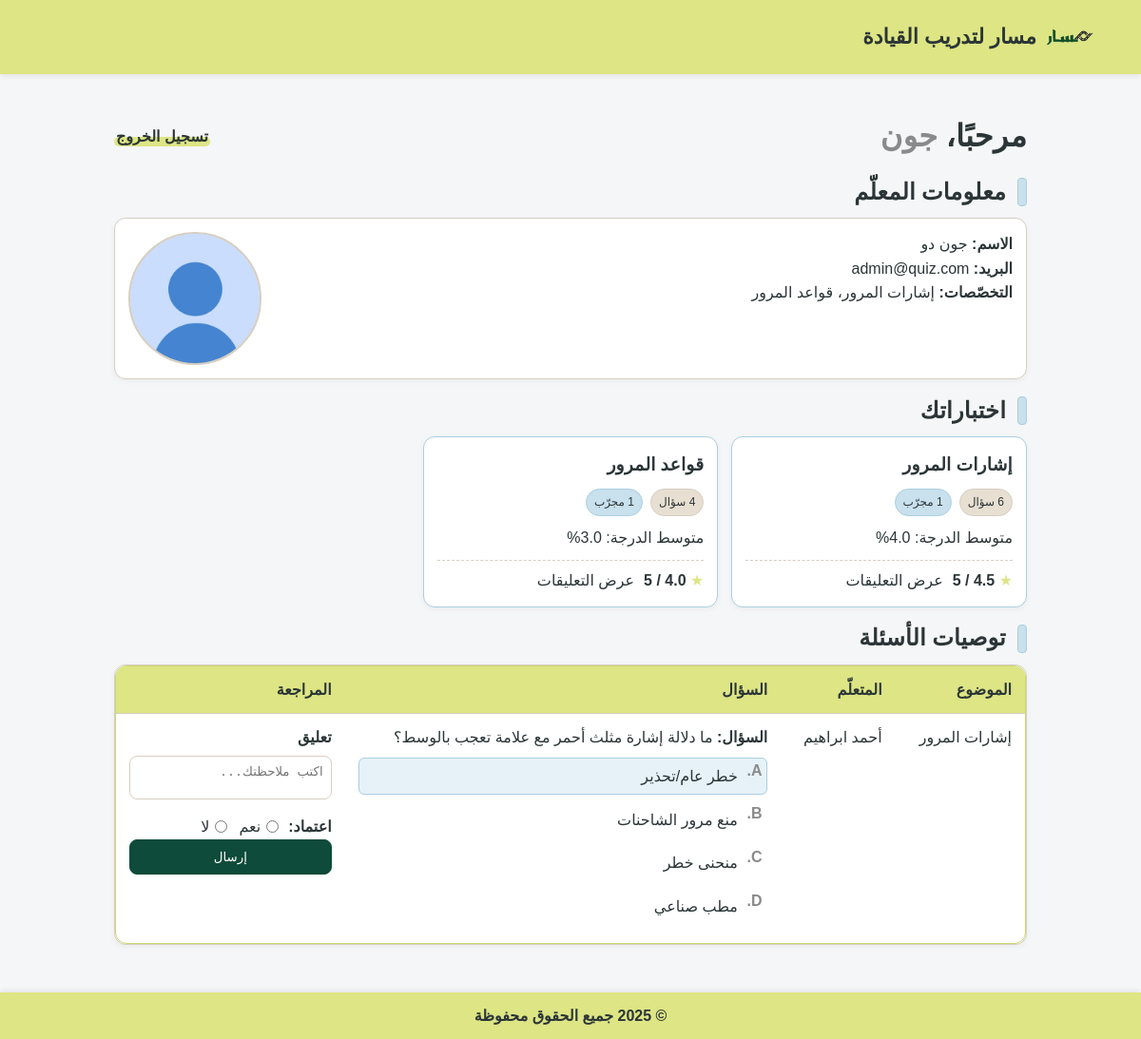
The app's page /Masar_G2/Educator.php (signed in) with its own data.
### tables this page shows
CREATE TABLE `user` (
  `id` int NOT NULL,
  `firstName` varchar(100) NOT NULL,
  `lastName` varchar(100) NOT NULL,
  `emailAddress` varchar(150) NOT NULL,
  `password` varchar(255) NOT NULL,
  `photoFileName` varchar(255) DEFAULT 'images/default-profile.png',
  `userType` enum('learner','educator') NOT NULL
);

CREATE TABLE `quiz` (
  `id` int NOT NULL,
  `educatorID` int NOT NULL,
  `topicID` int NOT NULL
);

CREATE TABLE `topic` (
  `id` int NOT NULL,
  `topicName` varchar(150) NOT NULL
);

CREATE TABLE `recommendedquestion` (
  `id` int NOT NULL,
  `quizID` int DEFAULT NULL,
  `learnerID` int DEFAULT NULL,
  `question` text NOT NULL,
  `questionFigureFileName` varchar(255) DEFAULT NULL,
  `answerA` text NOT NULL,
  `answerB` text NOT NULL,
  `answerC` text NOT NULL,
  `answerD` text NOT NULL,
  `correctAnswer` enum('A','B','C','D') NOT NULL,
  `status` enum('pending','approved','disapproved') NOT NULL DEFAULT 'pending',
  `comments` text
);

### Masar_G2/Educator.php (the view, shortened to what this page needs)
<?php
    include 'connection.php';
    $educatorID = $_SESSION['id'];
    $firstName = '';
    $lastName = '';
    $photoFile = '';
    $email = '';
    $getUserInfo = "SELECT firstName, lastName, emailAddress, photoFileName FROM user WHERE id= $educatorID";
    if ($result = mysqli_query($connection, $getUserInfo)) {
        while ($row = mysqli_fetch_assoc($result)) {
            $firstName = $row['firstName'];
            $lastName = $row['lastName'];
            $photoFile = $row['photoFileName'];
            $email = $row['emailAddress'];
        }
    }
    $fullName = $firstName . " " . $lastName;
$topicsSql = "SELECT DISTINCT t.topicName FROM quiz q JOIN topic t ON t.id = q.topicID WHERE q.educatorID = $educatorID";
$topicsResult = mysqli_query($connection, $topicsSql);
$specializations = "";
$first = true;
while ($row = mysqli_fetch_assoc($topicsResult)) {
    if (!$first) {
        $specializations .= "، ";
    }
    $specializations .= $row['topicName'];
    $first = false;
}
$quizSql = "SELECT q.id AS quizID, t.topicName,
           (SELECT COUNT(*) FROM quizquestion qq WHERE qq.quizID = q.id) AS questionCount,
           (SELECT COUNT(*) FROM takenquiz tq WHERE tq.quizID = q.id) AS takenCount,
           (SELECT ROUND(AVG(tq.score),1) FROM takenquiz tq WHERE tq.quizID = q.id) AS avgScore,
           (SELECT COUNT(*) FROM quizfeedback qf WHERE qf.quizID = q.id) AS feedbackCount,
           (SELECT ROUND(AVG(qf.rating),1) FROM quizfeedback qf WHERE qf.quizID = q.id) AS avgRating,
           (SELECT COUNT(*) FROM quizfeedback qf WHERE qf.quizID = q.id AND qf.comments != '') AS commentsCount
           FROM quiz q JOIN topic t ON t.id = q.topicID
           WHERE q.educatorID = $educatorID ORDER BY q.id";
$quizResult = mysqli_query($connection, $quizSql);
$recSql = "SELECT r.id AS recID, t.topicName, l.firstName AS learnerFirst, l.lastName AS learnerLast,
           r.question, r.questionFigureFileName, r.answerA, r.answerB, r.answerC, r.answerD, r.correctAnswer
           FROM recommendedquestion r
           JOIN quiz q ON q.id = r.quizID
           JOIN topic t ON t.id = q.topicID
           JOIN user l ON l.id = r.learnerID
           WHERE q.educatorID = $educatorID AND r.status = 'pending' ORDER BY r.id";
$recResult = mysqli_query($connection, $recSql);
?>
<!DOCTYPE html>
<html lang="ar" dir="rtl">
<head>
  <link rel="stylesheet" href="common.css">
</head>
<body>
  <header>
    <div class="header-container">
      <div class="logo">
        <img src="images/logo.png" alt="شعار الموقع">
        <span>مسار لتدريب القيادة</span>
      </div>
    </div>
  </header>
  <div class="container">
    <div class="topbar">
      <h1>مرحبًا، <span class="muted"><?php echo ($firstName); ?></span></h1>
      <a class="logout-link" href="logout.php">تسجيل الخروج</a>
    </div>
    <section class="section">
      <h2 class="section-title"><span class="accent"></span> معلومات المعلّم</h2>
      <div class="card educator">
        <div>
          <div><strong>الاسم:</strong> <?php echo ($fullName); ?></div>
          <div><strong>البريد:</strong> <?php echo ($email); ?></div>
          <div><strong>التخصّصات:</strong> <?php echo ($specializations); ?></div>
        </div>
        <div class="photo">
          <img src="<?php echo ($photoFile); ?>" alt="صورة المعلّم">
        </div>
      </div>
    </section>
    <section class="section">
      <h2 class="section-title"><span class="accent"></span> اختباراتك</h2>
      <div class="quiz-list">
        <?php
        if (mysqli_num_rows($quizResult) == 0) {
            echo '<div class="empty">لا يوجد لديك اختبارات بعد.</div>';
        } else {
            while ($q = mysqli_fetch_assoc($quizResult)) {
                echo '<article class="quiz-card">';
                echo '<h3 class="quiz-title"><a href="Quiz.php?quizID='.$q['quizID'].'">'.($q['topicName']).'</a></h3>';
                echo '<div class="chips"><span class="chip">'.$q['questionCount'].' سؤال</span>';
                if ($q['takenCount'] > 0) echo '<span class="chip">'.$q['takenCount'].' مجرّب</span></div>';
                if ($q['takenCount'] > 0 && $q['avgScore'] !== null)
                    echo '<div>متوسط الدرجة: '.$q['avgScore'].'%</div>';
                else
                    echo '<div class="empty">لم يُجرّب بعد</div>';
                echo '<div class="feedback-row">';
                if ($q['feedbackCount'] > 0 && $q['avgRating'] !== null) {
                    echo '<div class="rating"><span class="star">★</span> <strong>'.$q['avgRating'].' / 5</strong></div>';
                    if ($q['commentsCount'] > 0)
                        echo '<a href="Comment.php?quizID='.$q['quizID'].'">عرض التعليقات</a>';
                } else {
                    echo '<span class="empty">لا توجد تغذية راجعة بعد</span>';
                }
                echo '</div></article>';
            }
        }
        ?>
      </div>
    </section>
    <section class="section">
      <h2 class="section-title"><span class="accent"></span> توصيات الأسئلة</h2>
      <div class="card table-card">
        <div class="table-wrap">
          <table>
            <thead>
              <tr><th>الموضوع</th><th>المتعلّم</th><th>السؤال</th><th>المراجعة</th></tr>
            </thead>
            <tbody>
              <?php
              if (mysqli_num_rows($recResult) == 0) {
                  echo "<tr><td colspan='4' class='empty'>لا توجد توصيات أسئلة جديدة.</td></tr>";
              } else {
                  while ($r = mysqli_fetch_assoc($recResult)) {
                      echo "<tr>";
                      echo "<td>".($r['topicName'])."</td>";
                      echo "<td><div class='hstack'>".($r['learnerFirst'].' '.$r['learnerLast'])."</div></td>";
                      echo "<td>";
                      echo "<div><strong>السؤال:</strong> ".($r['question'])."</div>";
                      echo "<ol class='choices'>";
                      foreach(['A','B','C','D'] as $c){
                          $val = ($r['answer'.$c]);
                          echo $r['correctAnswer']==$c ? "<li class='correct'>$val</li>" : "<li>$val</li>";
                      }
                      echo "</ol>";
                      echo "</td>";
                      echo "<td>
                            <form method='post' action='processRecommendation.php'>
                              <input type='hidden' name='recID' value='".$r['recID']."'>
                              <div class='comment-title'>تعليق</div>
                              <textarea name='comments' placeholder='اكتب ملاحظتك...' class='comment-input'></textarea>
                              <div class='approval-row'>
                                <span class='approval-title'>اعتماد:</span>
                                <div class='approval-options'>
                                  <label><input type='radio' name='status' value='approved' required><span>نعم</span></label>
                                  <label><input type='radio' name='status' value='disapproved'><span>لا</span></label>
                                </div>
                              </div>
                              <button type='submit' class='btn primary btn-full'>إرسال</button>
                            </form>
                          </td>";
                      echo "</tr>";
                  }
              }
              ?>
            </tbody>
          </table>
        </div>
      </div>
    </section>
  </div>
  <footer>
    &copy; 2025 جميع الحقوق محفوظة
  </footer>
</body>
</html>

### Masar_G2/common.css (style rules this page uses)
* { box-sizing:border-box }
header { background: #DDE584; padding: 14px 20px; box-shadow: 0 2px 6px rgba(0, 0, 0, 0.08); margin-bottom: 20px; }
.header-container { display: flex; align-items: center; justify-content: space-between; max-width: 1100px; margin: 0 auto; }
header .logo { display: flex; align-items: center; gap: 10px; font-size: 22px; font-weight: bold; color: #2B3537; }
header img { width: 50px; height: 50px; object-fit: contain; border: none; }
html { scroll-behavior:smooth }
body { margin:0; direction:rtl; font-family:Arial,"Segoe UI",Tahoma,sans-serif; background:#F5F6F7; color:#2B3537; font-size:16px; line-height:1.6; }
h1,h2,h3 { font-family:Georgia,"Times New Roman",serif;font-weight:800;letter-spacing:.2px;margin:0 }
a { color:#2B3537;text-decoration:none }
img { max-width:100%;display:block }
.container { max-width:1000px;margin:auto;padding:20px }
.muted { color:#8A8A8B }
.topbar { display:flex;align-items:center;justify-content:space-between;gap:12px;margin-bottom:16px }
.topbar h1 { margin:0 }
.section { margin-top:18px }
.section-title { display:flex;align-items:center;gap:12px; margin:0 0 12px; font-weight:800; color:#2B3537; line-height:1.2; }
.section-title .accent { width:10px;height:30px;border-radius:4px; background:#C9E0ED; border:1px solid #A9CFE0; }
.hl-link,.logout-link { position:relative; font-weight:800; padding:0 2px; display:inline-block }
.hl-link::after,.logout-link::after { content:""; position:absolute; inset:auto 0 .15em 0; height:.6em; background:#DDE584; border-radius:10px; z-index:-1; }
.btn { display:inline-flex;align-items:center;gap:8px; padding:10px 14px;border:1px solid #D6CEC2;border-radius:8px; background:#fff;color:#2B3537;cursor:pointer;transition:.2s;text-decoration:none }
.btn.primary { background:#0F4B3A;color:#fff;border-color:#0F4B3A }
.btn-full { display:block;width:100% }
.card { background:#fff;border:1px solid #D6CEC2;border-radius:12px; padding:14px;box-shadow:0 2px 6px rgba(0,0,0,.05) }
table { width:100%;border-collapse:separate;border-spacing:0 }
th,td { padding:12px 14px;border-bottom:1px solid #D6CEC2;vertical-align:top;text-align:right }
thead th { background:#DDE584;color:#2B3537;font-weight:800 }
.table-card { padding:0 }
.table-wrap { border-radius:12px;overflow:hidden;border:1px solid #CCD86E }
.table-wrap tbody tr:last-child td { border-bottom:none }
.chips { display:flex;gap:8px;flex-wrap:wrap }
.chip { padding:4px 8px;font-size:12px;border-radius:999px;border:1px solid #D6CEC2;color:#2B3537 }
.chips .chip:nth-child(odd) { background:#E7DFD1 }
.chips .chip:nth-child(even) { background:#C9E0ED;border-color:#A9CFE0 }
.hstack { display:flex;align-items:center;gap:8px }
.comment-title { font-weight:600;margin-bottom:6px }
.comment-input { width:100%;height:3.5em;resize:none;border:1px solid #D9CDC2;border-radius:8px;padding:8px }
.approval-row { display:grid;grid-template-columns:auto 1fr;align-items:center;gap:10px;margin-top:8px }
.approval-title { font-weight:600;white-space:nowrap }
.approval-options { display:inline-flex;align-items:center;gap:12px;flex-wrap:nowrap }
.approval-options label { display:inline-flex;align-items:center;gap:6px;cursor:pointer }
.approval-options input[type=radio] { margin:0;accent-color:#0F4B3A }
.rating .star { color:#DDE584 }
.choices { list-style:none;margin:8px 0 0;padding:0;counter-reset:choice }
.choices li { position:relative;margin:6px 0; padding:.38rem 1.9rem .38rem .5rem; border:1px solid transparent;border-radius:6px;line-height:1.6 }
.choices li::marker { content:"" }
.choices li::before { counter-increment:choice;content:counter(choice, upper-alpha) "."; position:absolute;right:0;top:0;width:1.6rem;text-align:center;color:#8A8A8B;font-weight:600;line-height:1.6 }
.choices li.correct { background:#E6F2F7;border-color:#A9CFE0 }
footer { background: #DDE584; padding: 12px 20px; margin-top: 30px; box-shadow: 0 -2px 6px rgba(0,0,0,0.08); text-align: center; font-weight: 600; color: #2B3537; }

### records on screen
user: firstName "جون", fullName "جون دو", emailAddress "admin@quiz.com", photoFileName (picture)
quiz: topicID.topicName "إشارات المرور", questionCount "6", avgScore "4.0", avgRating "4.5"
quiz: topicID.topicName "قواعد المرور", avgScore "3.0", avgRating "4.0"
recommendedquestion: topic.topicName "إشارات المرور", learnerID.firstName "أحمد", learnerID.lastName "ابراهيم", question "ما دلالة إشارة مثلث أحمر مع علامة تعجب بالوسط؟", answerA "خطر عام/تحذير", answerB "منع مرور الشاحنات", answerC "منحنى خطر", answerD "مطب صناعي"

### other values on screen
$specializations "إشارات المرور، قواعد المرور"
